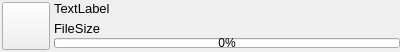
<?xml version="1.0" encoding="UTF-8"?>
<ui version="4.0">
 <class>FileDisplayWidget</class>
 <widget class="QWidget" name="FileDisplayWidget">
  <property name="geometry">
   <rect>
    <x>0</x>
    <y>0</y>
    <width>400</width>
    <height>52</height>
   </rect>
  </property>
  <property name="sizePolicy">
   <sizepolicy hsizetype="Expanding" vsizetype="Preferred">
    <horstretch>0</horstretch>
    <verstretch>0</verstretch>
   </sizepolicy>
  </property>
  <property name="minimumSize">
   <size>
    <width>0</width>
    <height>0</height>
   </size>
  </property>
  <property name="windowTitle">
   <string>Form</string>
  </property>
  <layout class="QGridLayout" name="gridLayout">
   <property name="margin" stdset="0">
    <number>0</number>
   </property>
   <property name="spacing">
    <number>0</number>
   </property>
   <item row="0" column="0">
    <layout class="QHBoxLayout" name="horizontalLayout_3">
     <property name="spacing">
      <number>4</number>
     </property>
     <property name="leftMargin">
      <number>2</number>
     </property>
     <item>
      <widget class="QPushButton" name="FileIconButton">
       <property name="sizePolicy">
        <sizepolicy hsizetype="Fixed" vsizetype="Fixed">
         <horstretch>0</horstretch>
         <verstretch>0</verstretch>
        </sizepolicy>
       </property>
       <property name="minimumSize">
        <size>
         <width>48</width>
         <height>48</height>
        </size>
       </property>
       <property name="maximumSize">
        <size>
         <width>48</width>
         <height>48</height>
        </size>
       </property>
       <property name="text">
        <string/>
       </property>
       <property name="iconSize">
        <size>
         <width>48</width>
         <height>48</height>
        </size>
       </property>
      </widget>
     </item>
     <item>
      <layout class="QVBoxLayout" name="verticalLayout">
       <property name="spacing">
        <number>0</number>
       </property>
       <property name="topMargin">
        <number>0</number>
       </property>
       <property name="bottomMargin">
        <number>4</number>
       </property>
       <item>
        <layout class="QHBoxLayout" name="horizontalLayout_2">
         <property name="spacing">
          <number>0</number>
         </property>
         <property name="bottomMargin">
          <number>2</number>
         </property>
         <item>
          <widget class="QLabel" name="FileNameLabel">
           <property name="sizePolicy">
            <sizepolicy hsizetype="Expanding" vsizetype="Preferred">
             <horstretch>0</horstretch>
             <verstretch>0</verstretch>
            </sizepolicy>
           </property>
           <property name="font">
            <font>
             <pointsize>10</pointsize>
            </font>
           </property>
           <property name="text">
            <string>TextLabel</string>
           </property>
           <property name="wordWrap">
            <bool>true</bool>
           </property>
          </widget>
         </item>
        </layout>
       </item>
       <item>
        <layout class="QHBoxLayout" name="horizontalLayout">
         <property name="spacing">
          <number>2</number>
         </property>
         <item>
          <widget class="QLabel" name="FriendSizeLabel">
           <property name="font">
            <font>
             <pointsize>10</pointsize>
            </font>
           </property>
           <property name="text">
            <string>FileSize</string>
           </property>
          </widget>
         </item>
         <item>
          <spacer name="horizontalSpacer_3">
           <property name="orientation">
            <enum>Qt::Horizontal</enum>
           </property>
           <property name="sizeType">
            <enum>QSizePolicy::Fixed</enum>
           </property>
           <property name="sizeHint" stdset="0">
            <size>
             <width>10</width>
             <height>20</height>
            </size>
           </property>
          </spacer>
         </item>
         <item>
          <widget class="QLabel" name="FileStatus">
           <property name="text">
            <string/>
           </property>
          </widget>
         </item>
         <item>
          <spacer name="horizontalSpacer">
           <property name="orientation">
            <enum>Qt::Horizontal</enum>
           </property>
           <property name="sizeHint" stdset="0">
            <size>
             <width>40</width>
             <height>20</height>
            </size>
           </property>
          </spacer>
         </item>
        </layout>
       </item>
       <item>
        <widget class="QProgressBar" name="FileProgressBar">
         <property name="minimumSize">
          <size>
           <width>0</width>
           <height>10</height>
          </size>
         </property>
         <property name="maximumSize">
          <size>
           <width>16777215</width>
           <height>10</height>
          </size>
         </property>
         <property name="value">
          <number>0</number>
         </property>
        </widget>
       </item>
      </layout>
     </item>
    </layout>
   </item>
  </layout>
 </widget>
 <resources/>
 <connections/>
</ui>
